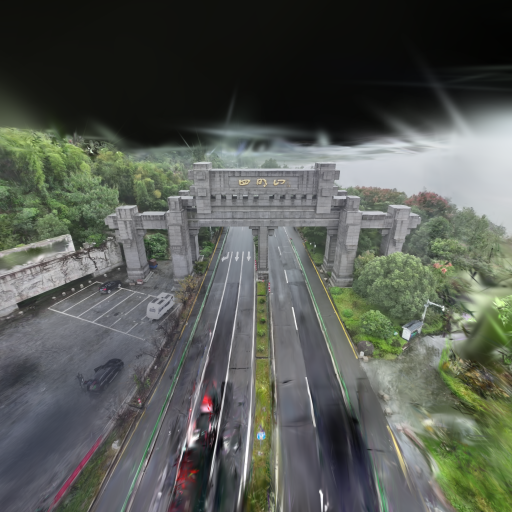
#> input picture code/viewer/pano/front.png, 1024 x 1024 px (shown at 1/2 size); its folder holds 4 pictures in this run
$ python stitch_equirect.py
#> lines starting #> are read from the running program, lines starting #| are printed output that depends on the picture; pictures that were not available may be replaced by others from this repository, and a replacement may not be noted
"""Stitch the 6 cubemap faces into one equirectangular panorama for Pannellum."""
import os, numpy as np
from PIL import Image
import py360convert

import sys
OUT = sys.argv[1] if len(sys.argv) > 1 else os.path.dirname(os.path.abspath(__file__))
PANO = os.path.join(OUT, "pano")


def load(name):
#> called with name = 'front'
    return np.array(Image.open(os.path.join(PANO, name + ".png")).convert("RGB"))
#> returned value is the input picture: shape (1024, 1024, 3); mean R, G, B 86.5, 90.7, 84.2

# py360convert 'dict' expects faces oriented so they tile seamlessly.
# Our render uses up = world-up for the 4 side faces; U/D need a roll to match.
faces = {
    "F": load("front"),
    "R": load("right"),
    "B": load("back"),
    "L": load("left"),
    "U": load("up"),
    "D": load("down"),
}
#> call 2 of load, with name = 'right'
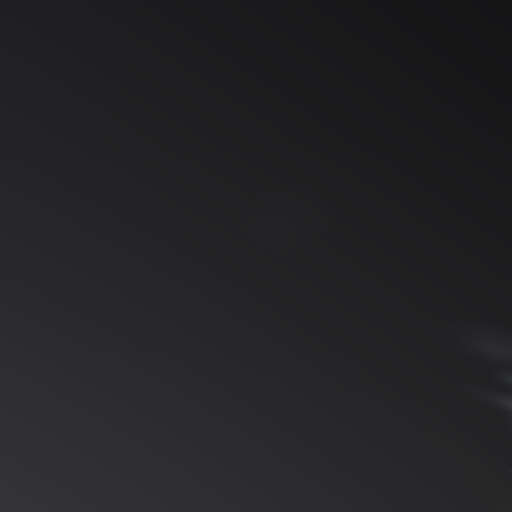
#> input picture code/viewer/pano/back.png, 1024 x 1024 px, given in place of right.png, which was not available (shown at 1/2 size)
#> in load, returned value is the input picture: shape (1024, 1024, 3); mean R, G, B 35, 35.1, 37
#> call 4 of load, with name = 'left'
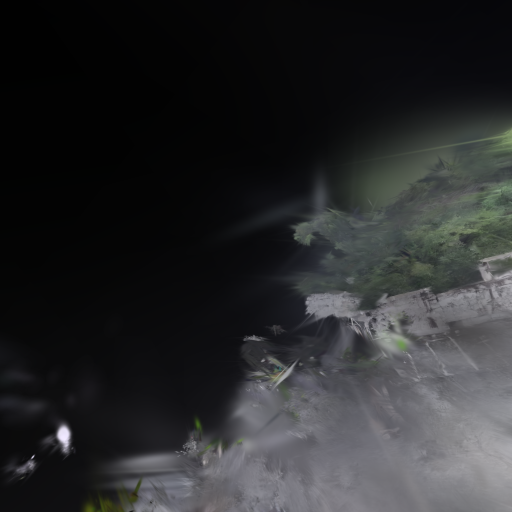
#> input picture code/viewer/pano/left.png, 1024 x 1024 px (shown at 1/2 size)
#> in load, returned value is the input picture: shape (1024, 1024, 3); mean R, G, B 41.5, 42.4, 43.8
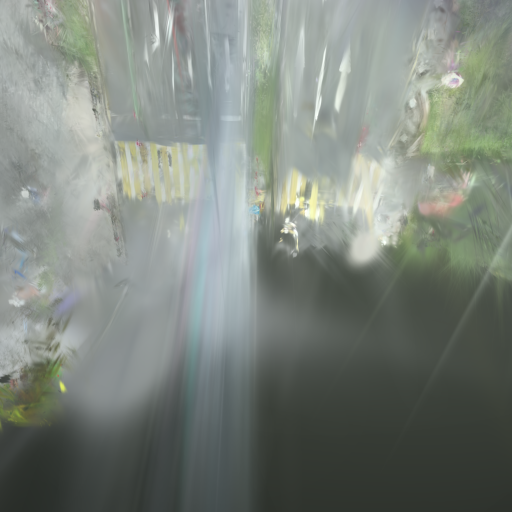
#> input picture code/viewer/pano/down.png, 1024 x 1024 px, given in place of up.png, which was not available (shown at 1/2 size)
#> in load, returned value is the input picture: shape (1024, 1024, 3); mean R, G, B 125.1, 132.5, 125.2

#> (the run stopped early here; a loop or call above may not have finished)
